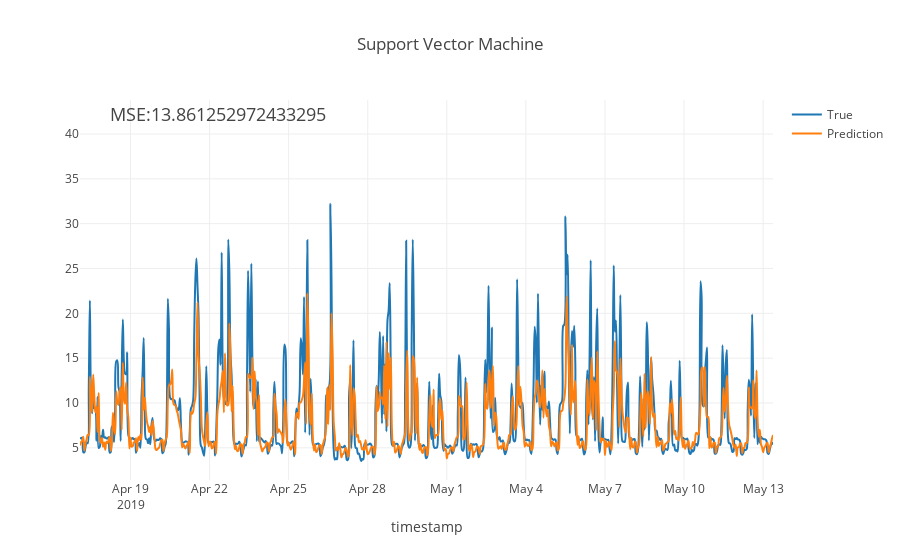

Notebook code for this chart:
### Code cell
pre_time_SVM = data.pre_time
plot_results(predicted_data=y_predcit_kw.flatten(), 
             true_data=y_true_kw.flatten(),
             pre_time=pre_time_SVM,
             type_='Support Vector Machine',
             mse = mse)

### Figure 1 — Plotly figure (JSON) as saved in the notebook; plotly's stock layout.template omitted (floating-point values rounded to 4 significant figures; data arrays with more than 128 entries replaced by an {"elided": "..."} marker saying what was removed)
{"data": [{"hoverinfo": "name", "line": {"shape": "spline"}, "mode": "lines", "name": "True", "type": "scatter", "uid": "bf001697-a3e5-4c52-b1c9-fd8f44a9f426", "x": {"elided": "632 str values"}, "y": {"elided": "632 float values"}}, {"hoverinfo": "name", "line": {"shape": "spline"}, "mode": "lines", "name": "Prediction", "type": "scatter", "uid": "5cf528e2-9b06-41a7-86f8-ddf51c34961c", "x": {"elided": "632 str values"}, "y": {"elided": "632 float values"}}], "layout": {"annotations": [{"font": {"size": 18}, "showarrow": false, "text": "MSE:13.861252972433295", "x": "2019-04-22 08:00:00", "xref": "x", "y": 42.23, "yref": "y"}], "title": {"text": "Support Vector Machine"}, "xaxis": {"title": {"text": "timestamp"}}}}
